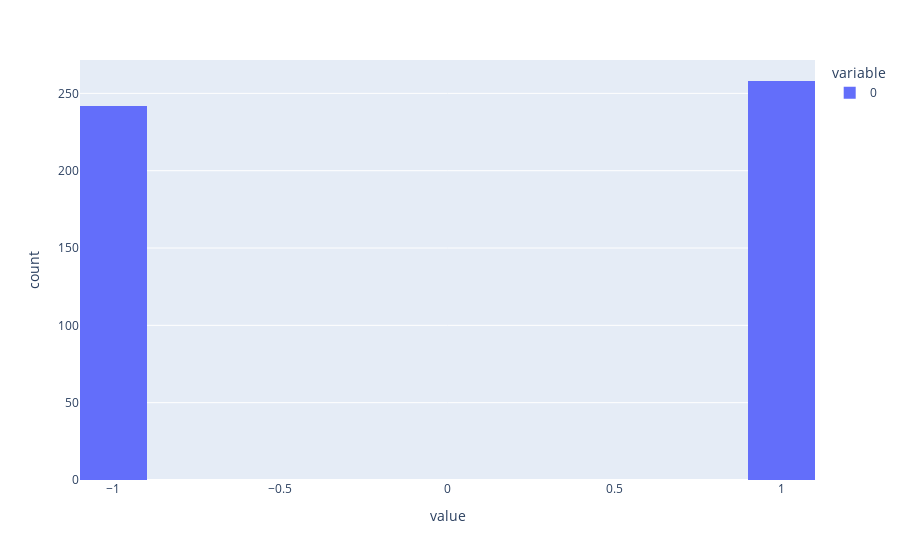

This figure's notebook cell:
### Markdown cell above
Seems like the result is a normal distribution, or close to it.

Now Let's try something slightly different...

### Code cell
more_y_2 = run_simulations(G, 20,0,0.1,0.17,500)
px.histogram([z[19] for z in more_y_2], nbins = 20)

### Figure 1 — Plotly figure (JSON) as saved in the notebook; plotly's stock layout.template omitted (floating-point values rounded to 4 significant figures; data arrays with more than 128 entries replaced by an {"elided": "..."} marker saying what was removed)
{"data": [{"alignmentgroup": "True", "bingroup": "x", "hovertemplate": "variable=0<br>value=%{x}<br>count=%{y}<extra></extra>", "legendgroup": "0", "marker": {"color": "#636efa", "pattern": {"shape": ""}}, "name": "0", "nbinsx": 20, "offsetgroup": "0", "orientation": "v", "showlegend": true, "type": "histogram", "x": {"elided": "500 int values"}, "xaxis": "x", "yaxis": "y"}], "layout": {"barmode": "relative", "legend": {"title": {"text": "variable"}, "tracegroupgap": 0}, "margin": {"t": 60}, "xaxis": {"anchor": "y", "domain": [0, 1], "title": {"text": "value"}}, "yaxis": {"anchor": "x", "domain": [0, 1], "title": {"text": "count"}}}}
